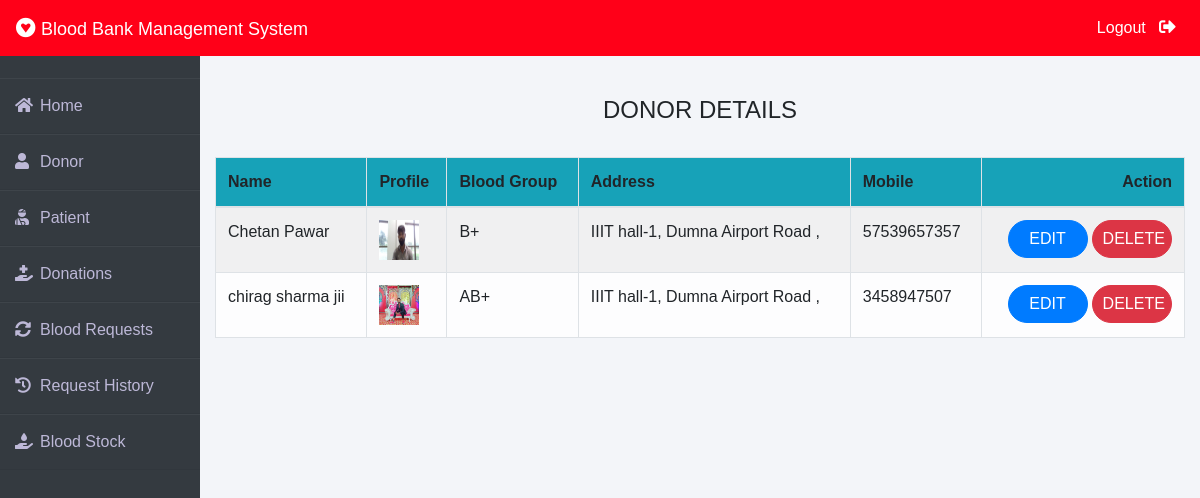
/admin-donor (signed in), run on the app's committed database.
### donor/models.py (models this page shows, shortened)
class Donor(models.Model):
    user=models.OneToOneField(User,on_delete=models.CASCADE)
    profile_pic= models.ImageField(upload_to='profile_pic/Donor/',null=True,blank=True)
    bloodgroup=models.CharField(max_length=10)
    address = models.CharField(max_length=40)
    mobile = models.CharField(max_length=20,null=False)
    @property
    def get_name(self):
        return self.user.first_name+" "+self.user.last_name

### blood/views.py (the view)
# urls.py: path('admin-donor', views.admin_donor_view,name='admin-donor'),
@login_required(login_url='adminlogin')
def admin_donor_view(request):
    donors=dmodels.Donor.objects.all()
    return render(request,'blood/admin_donor.html',{'donors':donors})

### templates/blood/admin_donor.html
{% extends 'blood/adminbase.html' %}
{% block content %}
{% load widget_tweaks %}
{%load static%}
<br><br>
<div class="container">
    <H4 class="text-center">DONOR DETAILS</H4><br>
    <table class="table table-light table-hover table-bordered table-striped">
        <thead class="bg-info">
            <tr>
                <th scope="col">Name</th>
                <th scope="col">Profile</th>
                <th scope="col">Blood Group</th>
                <th scope="col">Address</th>
                <th scope="col">Mobile</th>
                <th class="text-right">Action</th>
            </tr>
        </thead>
        <tbody>
            {% for t in donors %}
            <tr>
                <td> {{t.get_name}}</td>
                <td> <img src="{% static t.profile_pic.url %}" alt="Profile Pic" height="40px" width="40px" /></td>
                <td>{{t.bloodgroup}}</td>
                <td>{{t.address}}</td>
                <td>{{t.mobile}}</td>
                <td class="text-right">
                    <button class="btn btn-primary badge-pill" style="width: 80px;"><a  style="text-decoration: none;color: white;" href="{% url 'update-donor' t.id  %}">EDIT</a> </button>
                    <button class="btn btn-danger badge-pill" style="width: 80px;"><a  style="text-decoration: none;color: white;" href="{% url 'delete-donor' t.id  %}">DELETE</a> </button>
                </td>
            </tr>
            {% endfor %}
        </tbody>
    </table>
</div>
{% endblock content %}

### templates/blood/adminbase.html (style rules this page uses)
* { margin: 0; padding: 0; box-sizing: border-box; list-style: none; text-decoration: none; font-family: 'Josefin Sans', sans-serif; }
body { background-color: #f3f5f9; }

### data on the page
Donor: get_name "Chetan Pawar", profile_pic (picture), bloodgroup "B+", address "IIIT hall-1, Dumna Airport Road ,", mobile "57539657357"
Donor: get_name "chirag sharma jii", profile_pic (picture), bloodgroup "AB+", address "IIIT hall-1, Dumna Airport Road ,", mobile "3458947507"
